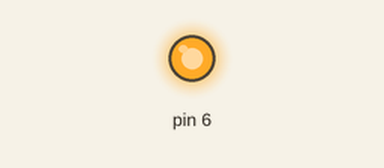
Simulated run of this sketch. Board: Arduino Uno, built with avr-gcc and run on an emulated ATmega328P. Parts: output pins drawn as LEDs (lit = HIGH). What the sketch prints to the serial monitor is not drawn.

Above: at 0.5 s.
At 8.0 s:
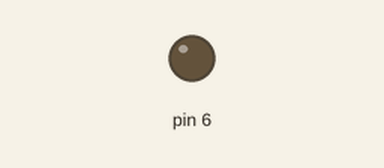
Timing chart, 0 to 14.3 s (numbered marks = the images above):
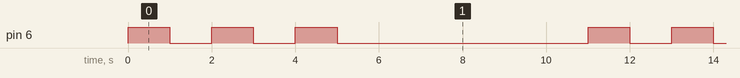

Measured:
- by itself, pin 6: repeats every 11.0 s: 2 × (LOW 1.0 s, HIGH 1.0 s), LOW 6.0 s, HIGH 1.0 s
- by itself, everything shown: repeats every 11.0 s, in 6 steps

The sketch:

10_16520216_01d.ino
```cpp
int count = 0;

int counter;

void setup()
{
  pinMode(6, OUTPUT);
  Serial.begin(9600);

}

void loop()
{
  for (counter = 0; counter < 3; ++counter) {
    digitalWrite(6, HIGH);
    delay(1000); // Wait for 1000 millisecond(s)
    digitalWrite(6, LOW);
    delay(1000); // Wait for 1000 millisecond(s)
  }
  delay(5000); // Wait for 5000 millisecond(s)
  count += 1;
  Serial.print("hello world ");
  Serial.println(count);
}
```
